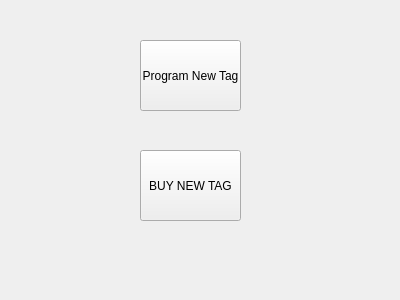
<?xml version="1.0" encoding="UTF-8"?>
<ui version="4.0">
 <class>Form</class>
 <widget class="QWidget" name="Form">
  <property name="geometry">
   <rect>
    <x>0</x>
    <y>0</y>
    <width>400</width>
    <height>300</height>
   </rect>
  </property>
  <property name="windowTitle">
   <string>Form</string>
  </property>
  <widget class="QPushButton" name="pushButton">
   <property name="geometry">
    <rect>
     <x>140</x>
     <y>150</y>
     <width>101</width>
     <height>71</height>
    </rect>
   </property>
   <property name="text">
    <string>BUY NEW TAG</string>
   </property>
  </widget>
  <widget class="QPushButton" name="pushButton_2">
   <property name="geometry">
    <rect>
     <x>140</x>
     <y>40</y>
     <width>101</width>
     <height>71</height>
    </rect>
   </property>
   <property name="text">
    <string>Program New Tag</string>
   </property>
  </widget>
 </widget>
 <resources/>
 <connections/>
</ui>
